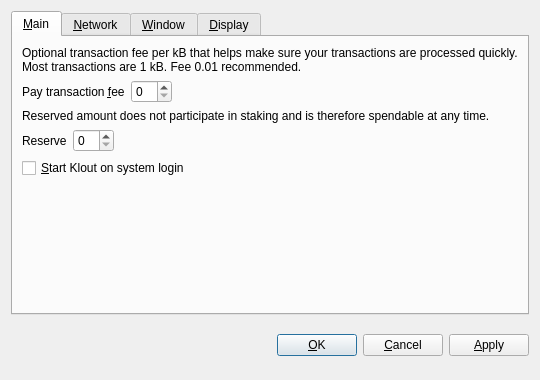
<?xml version="1.0" encoding="UTF-8"?>
<ui version="4.0">
 <class>OptionsDialog</class>
 <widget class="QDialog" name="OptionsDialog">
  <property name="geometry">
   <rect>
    <x>0</x>
    <y>0</y>
    <width>540</width>
    <height>380</height>
   </rect>
  </property>
  <property name="windowTitle">
   <string>Options</string>
  </property>
  <property name="modal">
   <bool>true</bool>
  </property>
  <layout class="QVBoxLayout" name="verticalLayout">
   <item>
    <widget class="QTabWidget" name="tabWidget">
     <property name="tabPosition">
      <enum>QTabWidget::North</enum>
     </property>
     <property name="currentIndex">
      <number>0</number>
     </property>
     <widget class="QWidget" name="tabMain">
      <attribute name="title">
       <string>&amp;Main</string>
      </attribute>
      <layout class="QVBoxLayout" name="verticalLayout_Main">
       <item>
        <widget class="QLabel" name="transactionFeeInfoLabel">
         <property name="text">
          <string>Optional transaction fee per kB that helps make sure your transactions are processed quickly. Most transactions are 1 kB. Fee 0.01 recommended.</string>
         </property>
         <property name="textFormat">
          <enum>Qt::PlainText</enum>
         </property>
         <property name="wordWrap">
          <bool>true</bool>
         </property>
        </widget>
       </item>
       <item>
        <layout class="QHBoxLayout" name="horizontalLayoutFee">
         <item>
          <widget class="QLabel" name="transactionFeeLabel">
           <property name="text">
            <string>Pay transaction &amp;fee</string>
           </property>
           <property name="textFormat">
            <enum>Qt::PlainText</enum>
           </property>
           <property name="buddy">
            <cstring>transactionFee</cstring>
           </property>
          </widget>
         </item>
         <item>
          <widget class="BitcoinAmountField" name="transactionFee"/>
         </item>
         <item>
          <spacer name="horizontalSpacerFee">
           <property name="orientation">
            <enum>Qt::Horizontal</enum>
           </property>
           <property name="sizeHint" stdset="0">
            <size>
             <width>40</width>
             <height>20</height>
            </size>
           </property>
          </spacer>
         </item>
        </layout>
       </item>
       <item>
        <widget class="QLabel" name="reserveBalanceInfoLabel">
         <property name="text">
          <string>Reserved amount does not participate in staking and is therefore spendable at any time.</string>
         </property>
         <property name="textFormat">
          <enum>Qt::PlainText</enum>
         </property>
         <property name="wordWrap">
          <bool>true</bool>
         </property>
        </widget>
       </item>
       <item>
        <layout class="QHBoxLayout" name="horizontalLayoutReserveBalance">
         <item>
          <widget class="QLabel" name="reserveBalanceLabel">
           <property name="text">
            <string>Reserve</string>
           </property>
           <property name="textFormat">
            <enum>Qt::PlainText</enum>
           </property>
           <property name="buddy">
            <cstring>reserveBalance</cstring>
           </property>
          </widget>
         </item>
         <item>
          <widget class="BitcoinAmountField" name="reserveBalance"/>
         </item>
         <item>
          <spacer name="horizontalSpacerReserveBalance">
           <property name="orientation">
            <enum>Qt::Horizontal</enum>
           </property>
           <property name="sizeHint" stdset="0">
            <size>
             <width>40</width>
             <height>20</height>
            </size>
           </property>
          </spacer>
         </item>
        </layout>
       </item>
       <item>
        <widget class="QCheckBox" name="bitcoinAtStartup">
         <property name="toolTip">
          <string>Automatically start Klout after logging in to the system.</string>
         </property>
         <property name="text">
          <string>&amp;Start Klout on system login</string>
         </property>
        </widget>
       </item>
       <item>
        <spacer name="verticalSpacer_Main">
         <property name="orientation">
          <enum>Qt::Vertical</enum>
         </property>
         <property name="sizeHint" stdset="0">
          <size>
           <width>20</width>
           <height>40</height>
          </size>
         </property>
        </spacer>
       </item>
      </layout>
     </widget>
     <widget class="QWidget" name="tabNetwork">
      <attribute name="title">
       <string>&amp;Network</string>
      </attribute>
      <layout class="QVBoxLayout" name="verticalLayout_Network">
       <item>
        <widget class="QCheckBox" name="mapPortUpnp">
         <property name="toolTip">
          <string>Automatically open the Klout client port on the router. This only works when your router supports UPnP and it is enabled.</string>
         </property>
         <property name="text">
          <string>Map port using &amp;UPnP</string>
         </property>
        </widget>
       </item>
       <item>
        <widget class="QCheckBox" name="connectSocks">
         <property name="toolTip">
          <string>Connect to the Klout network through a SOCKS proxy (e.g. when connecting through Tor).</string>
         </property>
         <property name="text">
          <string>&amp;Connect through SOCKS proxy:</string>
         </property>
        </widget>
       </item>
       <item>
        <layout class="QHBoxLayout" name="horizontalLayout_Network">
         <item>
          <widget class="QLabel" name="proxyIpLabel">
           <property name="text">
            <string>Proxy &amp;IP:</string>
           </property>
           <property name="textFormat">
            <enum>Qt::PlainText</enum>
           </property>
           <property name="buddy">
            <cstring>proxyIp</cstring>
           </property>
          </widget>
         </item>
         <item>
          <widget class="QValidatedLineEdit" name="proxyIp">
           <property name="maximumSize">
            <size>
             <width>140</width>
             <height>16777215</height>
            </size>
           </property>
           <property name="toolTip">
            <string>IP address of the proxy (e.g. 127.0.0.1)</string>
           </property>
          </widget>
         </item>
         <item>
          <widget class="QLabel" name="proxyPortLabel">
           <property name="text">
            <string>&amp;Port:</string>
           </property>
           <property name="textFormat">
            <enum>Qt::PlainText</enum>
           </property>
           <property name="buddy">
            <cstring>proxyPort</cstring>
           </property>
          </widget>
         </item>
         <item>
          <widget class="QLineEdit" name="proxyPort">
           <property name="maximumSize">
            <size>
             <width>55</width>
             <height>16777215</height>
            </size>
           </property>
           <property name="toolTip">
            <string>Port of the proxy (e.g. 9050)</string>
           </property>
          </widget>
         </item>
         <item>
          <widget class="QLabel" name="socksVersionLabel">
           <property name="text">
            <string>SOCKS &amp;Version:</string>
           </property>
           <property name="textFormat">
            <enum>Qt::PlainText</enum>
           </property>
           <property name="buddy">
            <cstring>socksVersion</cstring>
           </property>
          </widget>
         </item>
         <item>
          <widget class="QValueComboBox" name="socksVersion">
           <property name="toolTip">
            <string>SOCKS version of the proxy (e.g. 5)</string>
           </property>
          </widget>
         </item>
         <item>
          <spacer name="horizontalSpacer_Network">
           <property name="orientation">
            <enum>Qt::Horizontal</enum>
           </property>
           <property name="sizeHint" stdset="0">
            <size>
             <width>40</width>
             <height>20</height>
            </size>
           </property>
          </spacer>
         </item>
        </layout>
       </item>
       <item>
        <spacer name="verticalSpacer_Network">
         <property name="orientation">
          <enum>Qt::Vertical</enum>
         </property>
         <property name="sizeHint" stdset="0">
          <size>
           <width>20</width>
           <height>40</height>
          </size>
         </property>
        </spacer>
       </item>
      </layout>
     </widget>
     <widget class="QWidget" name="tabWindow">
      <attribute name="title">
       <string>&amp;Window</string>
      </attribute>
      <layout class="QVBoxLayout" name="verticalLayout_Window">
       <item>
        <widget class="QCheckBox" name="minimizeToTray">
         <property name="toolTip">
          <string>Show only a tray icon after minimizing the window.</string>
         </property>
         <property name="text">
          <string>&amp;Minimize to the tray instead of the taskbar</string>
         </property>
        </widget>
       </item>
       <item>
        <widget class="QCheckBox" name="minimizeOnClose">
         <property name="toolTip">
          <string>Minimize instead of exit the application when the window is closed. When this option is enabled, the application will be closed only after selecting Quit in the menu.</string>
         </property>
         <property name="text">
          <string>M&amp;inimize on close</string>
         </property>
        </widget>
       </item>
       <item>
        <spacer name="verticalSpacer_Window">
         <property name="orientation">
          <enum>Qt::Vertical</enum>
         </property>
         <property name="sizeHint" stdset="0">
          <size>
           <width>20</width>
           <height>40</height>
          </size>
         </property>
        </spacer>
       </item>
      </layout>
     </widget>
     <widget class="QWidget" name="tabDisplay">
      <attribute name="title">
       <string>&amp;Display</string>
      </attribute>
      <layout class="QVBoxLayout" name="verticalLayout_Display">
       <item>
        <layout class="QHBoxLayout" name="horizontalLayout_1_Display">
         <item>
          <widget class="QLabel" name="langLabel">
           <property name="text">
            <string>User Interface &amp;language:</string>
           </property>
           <property name="textFormat">
            <enum>Qt::PlainText</enum>
           </property>
           <property name="buddy">
            <cstring>lang</cstring>
           </property>
          </widget>
         </item>
         <item>
          <widget class="QValueComboBox" name="lang">
           <property name="toolTip">
            <string>The user interface language can be set here. This setting will take effect after restarting Klout.</string>
           </property>
          </widget>
         </item>
        </layout>
       </item>
       <item>
        <layout class="QHBoxLayout" name="horizontalLayout_2_Display">
         <item>
          <widget class="QLabel" name="unitLabel">
           <property name="text">
            <string>&amp;Unit to show amounts in:</string>
           </property>
           <property name="textFormat">
            <enum>Qt::PlainText</enum>
           </property>
           <property name="buddy">
            <cstring>unit</cstring>
           </property>
          </widget>
         </item>
         <item>
          <widget class="QValueComboBox" name="unit">
           <property name="toolTip">
            <string>Choose the default subdivision unit to show in the interface and when sending coins.</string>
           </property>
          </widget>
         </item>
        </layout>
       </item>
       <item>
        <widget class="QCheckBox" name="displayAddresses">
         <property name="toolTip">
          <string>Whether to show Klout addresses in the transaction list or not.</string>
         </property>
         <property name="text">
          <string>&amp;Display addresses in transaction list</string>
         </property>
        </widget>
       </item>
       <item>
        <widget class="QCheckBox" name="coinControlFeatures">
         <property name="toolTip">
          <string>Whether to show coin control features or not.</string>
         </property>
         <property name="text">
          <string>Display coin &amp;control features (experts only!)</string>
         </property>
        </widget>
       </item>
       <item>
        <spacer name="verticalSpacer_Display">
         <property name="orientation">
          <enum>Qt::Vertical</enum>
         </property>
         <property name="sizeHint" stdset="0">
          <size>
           <width>20</width>
           <height>40</height>
          </size>
         </property>
        </spacer>
       </item>
      </layout>
     </widget>
    </widget>
   </item>
   <item>
    <layout class="QHBoxLayout" name="horizontalLayout_Buttons">
     <item>
      <spacer name="horizontalSpacer_1">
       <property name="orientation">
        <enum>Qt::Horizontal</enum>
       </property>
       <property name="sizeHint" stdset="0">
        <size>
         <width>40</width>
         <height>48</height>
        </size>
       </property>
      </spacer>
     </item>
     <item>
      <widget class="QLabel" name="statusLabel">
       <property name="font">
        <font>
         <weight>75</weight>
         <bold>true</bold>
        </font>
       </property>
       <property name="text">
        <string/>
       </property>
       <property name="textFormat">
        <enum>Qt::PlainText</enum>
       </property>
       <property name="wordWrap">
        <bool>true</bool>
       </property>
      </widget>
     </item>
     <item>
      <spacer name="horizontalSpacer_2">
       <property name="orientation">
        <enum>Qt::Horizontal</enum>
       </property>
       <property name="sizeHint" stdset="0">
        <size>
         <width>40</width>
         <height>48</height>
        </size>
       </property>
      </spacer>
     </item>
     <item>
      <widget class="QPushButton" name="okButton">
       <property name="text">
        <string>&amp;OK</string>
       </property>
      </widget>
     </item>
     <item>
      <widget class="QPushButton" name="cancelButton">
       <property name="text">
        <string>&amp;Cancel</string>
       </property>
       <property name="autoDefault">
        <bool>false</bool>
       </property>
      </widget>
     </item>
     <item>
      <widget class="QPushButton" name="applyButton">
       <property name="text">
        <string>&amp;Apply</string>
       </property>
       <property name="autoDefault">
        <bool>false</bool>
       </property>
      </widget>
     </item>
    </layout>
   </item>
  </layout>
 </widget>
 <customwidgets>
  <customwidget>
   <class>BitcoinAmountField</class>
   <extends>QSpinBox</extends>
   <header>bitcoinamountfield.h</header>
  </customwidget>
  <customwidget>
   <class>QValueComboBox</class>
   <extends>QComboBox</extends>
   <header>qvaluecombobox.h</header>
  </customwidget>
  <customwidget>
   <class>QValidatedLineEdit</class>
   <extends>QLineEdit</extends>
   <header>qvalidatedlineedit.h</header>
  </customwidget>
 </customwidgets>
 <resources/>
 <connections/>
</ui>
